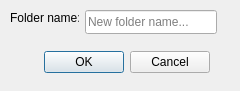
<?xml version="1.0" encoding="UTF-8"?>
<ui version="4.0">
 <class>CreateFolderDialog</class>
 <widget class="QDialog" name="CreateFolderDialog">
  <property name="geometry">
   <rect>
    <x>0</x>
    <y>0</y>
    <width>240</width>
    <height>91</height>
   </rect>
  </property>
  <property name="windowTitle">
   <string>Create New Folder</string>
  </property>
  <property name="modal">
   <bool>true</bool>
  </property>
  <widget class="QDialogButtonBox" name="button_box">
   <property name="geometry">
    <rect>
     <x>40</x>
     <y>42</y>
     <width>170</width>
     <height>41</height>
    </rect>
   </property>
   <property name="standardButtons">
    <set>QDialogButtonBox::Cancel|QDialogButtonBox::Ok</set>
   </property>
   <property name="centerButtons">
    <bool>false</bool>
   </property>
  </widget>
  <widget class="QLineEdit" name="folder_name_input">
   <property name="geometry">
    <rect>
     <x>85</x>
     <y>10</y>
     <width>132</width>
     <height>24</height>
    </rect>
   </property>
   <property name="placeholderText">
    <string>New folder name...</string>
   </property>
  </widget>
  <widget class="QLabel" name="label">
   <property name="geometry">
    <rect>
     <x>10</x>
     <y>10</y>
     <width>69</width>
     <height>16</height>
    </rect>
   </property>
   <property name="text">
    <string>Folder name:</string>
   </property>
  </widget>
 </widget>
 <resources/>
 <connections/>
</ui>
